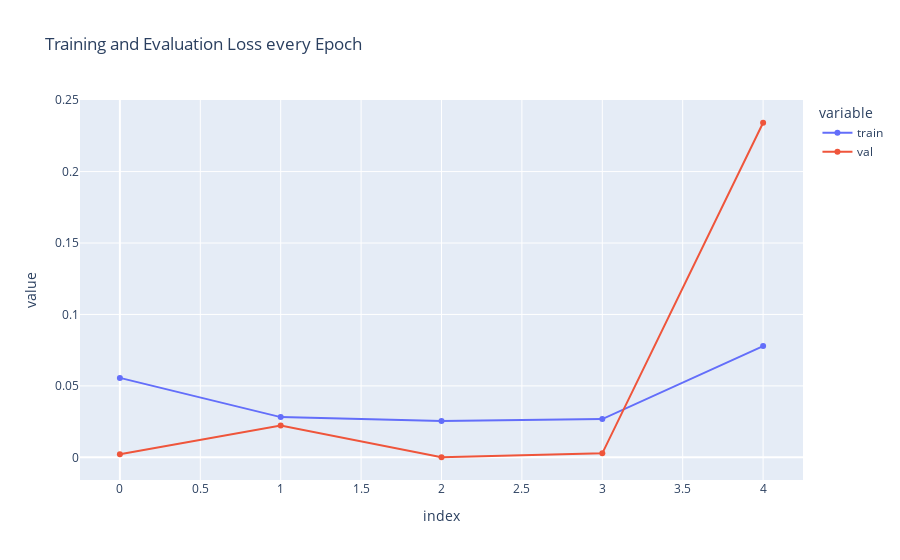

Source (notebook cell):
### Code cell
loss = pd.DataFrame({'train': history.history['loss'], 'val': history.history['val_loss']})

fig = px.line(loss, x=loss.index, y=loss.columns[0::], title='Training and Evaluation Loss every Epoch', markers=True)
fig.show()

### Figure 1 — Plotly figure (JSON) as saved in the notebook; plotly's stock layout.template omitted (floating-point values rounded to 4 significant figures)
{"data": [{"hovertemplate": "variable=train<br>index=%{x}<br>value=%{y}<extra></extra>", "legendgroup": "train", "line": {"color": "#636efa", "dash": "solid"}, "marker": {"symbol": "circle"}, "mode": "lines+markers", "name": "train", "orientation": "v", "showlegend": true, "type": "scatter", "x": [0, 1, 2, 3, 4], "xaxis": "x", "y": [0.0556, 0.02813, 0.0254, 0.02674, 0.07785], "yaxis": "y"}, {"hovertemplate": "variable=val<br>index=%{x}<br>value=%{y}<extra></extra>", "legendgroup": "val", "line": {"color": "#EF553B", "dash": "solid"}, "marker": {"symbol": "circle"}, "mode": "lines+markers", "name": "val", "orientation": "v", "showlegend": true, "type": "scatter", "x": [0, 1, 2, 3, 4], "xaxis": "x", "y": [0.002106, 0.02231, 4.091e-05, 0.002766, 0.2342], "yaxis": "y"}], "layout": {"legend": {"title": {"text": "variable"}, "tracegroupgap": 0}, "title": {"text": "Training and Evaluation Loss every Epoch"}, "xaxis": {"anchor": "y", "domain": [0, 1], "title": {"text": "index"}}, "yaxis": {"anchor": "x", "domain": [0, 1], "title": {"text": "value"}}}}
